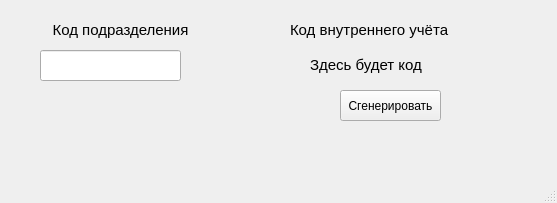
<?xml version="1.0" encoding="UTF-8"?>
<ui version="4.0">
 <class>helper</class>
 <widget class="QMainWindow" name="helper">
  <property name="geometry">
   <rect>
    <x>0</x>
    <y>0</y>
    <width>557</width>
    <height>203</height>
   </rect>
  </property>
  <property name="windowTitle">
   <string>MainWindow</string>
  </property>
  <widget class="QWidget" name="centralwidget">
   <widget class="QLabel" name="label">
    <property name="geometry">
     <rect>
      <x>40</x>
      <y>20</y>
      <width>161</width>
      <height>21</height>
     </rect>
    </property>
    <property name="text">
     <string>&lt;html&gt;&lt;head/&gt;&lt;body&gt;&lt;p&gt;&lt;span style=&quot; font-size:11pt;&quot;&gt;Код подразделения&lt;/span&gt;&lt;/p&gt;&lt;/body&gt;&lt;/html&gt;</string>
    </property>
    <property name="scaledContents">
     <bool>false</bool>
    </property>
    <property name="alignment">
     <set>Qt::AlignCenter</set>
    </property>
    <property name="wordWrap">
     <bool>false</bool>
    </property>
   </widget>
   <widget class="QLabel" name="label_2">
    <property name="geometry">
     <rect>
      <x>290</x>
      <y>20</y>
      <width>191</width>
      <height>20</height>
     </rect>
    </property>
    <property name="text">
     <string>&lt;html&gt;&lt;head/&gt;&lt;body&gt;&lt;p&gt;&lt;span style=&quot; font-size:11pt;&quot;&gt;Код внутреннего учёта&lt;/span&gt;&lt;/p&gt;&lt;/body&gt;&lt;/html&gt;</string>
    </property>
   </widget>
   <widget class="QLineEdit" name="lineEdit">
    <property name="geometry">
     <rect>
      <x>40</x>
      <y>50</y>
      <width>141</width>
      <height>31</height>
     </rect>
    </property>
   </widget>
   <widget class="QLabel" name="label_3">
    <property name="geometry">
     <rect>
      <x>310</x>
      <y>40</y>
      <width>141</width>
      <height>51</height>
     </rect>
    </property>
    <property name="text">
     <string>&lt;html&gt;&lt;head/&gt;&lt;body&gt;&lt;p&gt;&lt;span style=&quot; font-size:11pt;&quot;&gt;Здесь будет код&lt;/span&gt;&lt;/p&gt;&lt;/body&gt;&lt;/html&gt;</string>
    </property>
   </widget>
   <widget class="QPushButton" name="pushButton">
    <property name="geometry">
     <rect>
      <x>340</x>
      <y>90</y>
      <width>101</width>
      <height>31</height>
     </rect>
    </property>
    <property name="text">
     <string>Сгенерировать</string>
    </property>
   </widget>
  </widget>
  <widget class="QStatusBar" name="statusbar"/>
 </widget>
 <resources/>
 <connections/>
</ui>
